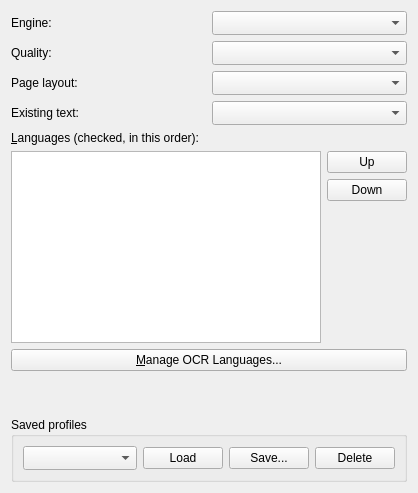
           <widget class="QWidget" name="recognitionTabContents">
            <layout class="QVBoxLayout" name="recognitionTabLayout">
             <item>
              <layout class="QGridLayout" name="recognitionGridLayout">
               <item row="0" column="0">
                <widget class="QLabel" name="engineLabel">
                 <property name="text">
                  <string>Engine:</string>
                 </property>
                 <property name="buddy">
                  <cstring>engineComboBox</cstring>
                 </property>
                </widget>
               </item>
               <item row="0" column="1">
                <widget class="QComboBox" name="engineComboBox">
                 <property name="accessibleName">
                  <string>OCR engine</string>
                 </property>
                 <property name="sizeAdjustPolicy">
                  <enum>QComboBox::AdjustToMinimumContentsLengthWithIcon</enum>
                 </property>
                 <property name="minimumContentsLength">
                  <number>8</number>
                 </property>
                </widget>
               </item>
               <item row="1" column="0">
                <widget class="QLabel" name="profileLabel">
                 <property name="text">
                  <string>Quality:</string>
                 </property>
                 <property name="buddy">
                  <cstring>profileComboBox</cstring>
                 </property>
                </widget>
               </item>
               <item row="1" column="1">
                <widget class="QComboBox" name="profileComboBox">
                 <property name="accessibleName">
                  <string>Model profile</string>
                 </property>
                 <property name="sizeAdjustPolicy">
                  <enum>QComboBox::AdjustToMinimumContentsLengthWithIcon</enum>
                 </property>
                 <property name="minimumContentsLength">
                  <number>8</number>
                 </property>
                 <property name="toolTip">
                  <string>Fast models are built-in. Quality models are larger and slower; they are not always better.</string>
                 </property>
                </widget>
               </item>
               <item row="2" column="0">
                <widget class="QLabel" name="layoutLabel">
                 <property name="text">
                  <string>Page layout:</string>
                 </property>
                 <property name="buddy">
                  <cstring>layoutComboBox</cstring>
                 </property>
                </widget>
               </item>
               <item row="2" column="1">
                <widget class="QComboBox" name="layoutComboBox">
                 <property name="accessibleName">
                  <string>Page layout</string>
                 </property>
                 <property name="sizeAdjustPolicy">
                  <enum>QComboBox::AdjustToMinimumContentsLengthWithIcon</enum>
                 </property>
                 <property name="minimumContentsLength">
                  <number>8</number>
                 </property>
                </widget>
               </item>
               <item row="3" column="0">
                <widget class="QLabel" name="existingTextLabel">
                 <property name="text">
                  <string>Existing text:</string>
                 </property>
                 <property name="buddy">
                  <cstring>existingTextPolicyComboBox</cstring>
                 </property>
                </widget>
               </item>
               <item row="3" column="1">
                <widget class="QComboBox" name="existingTextPolicyComboBox">
                 <property name="accessibleName">
                  <string>Existing text policy</string>
                 </property>
                 <property name="sizeAdjustPolicy">
                  <enum>QComboBox::AdjustToMinimumContentsLengthWithIcon</enum>
                 </property>
                 <property name="minimumContentsLength">
                  <number>8</number>
                 </property>
                </widget>
               </item>
              </layout>
             </item>
             <item>
              <widget class="QLabel" name="languagesLabel">
               <property name="text">
                <string>&amp;Languages (checked, in this order):</string>
               </property>
               <property name="buddy">
                <cstring>languagesListWidget</cstring>
               </property>
              </widget>
             </item>
             <item>
              <layout class="QHBoxLayout" name="languagesLayout">
               <item>
                <widget class="QListWidget" name="languagesListWidget">
                 <property name="accessibleName">
                  <string>Languages</string>
                 </property>
                 <property name="toolTip">
                  <string>Check the languages of the document. The order of the languages can affect the result.</string>
                 </property>
                </widget>
               </item>
               <item>
                <layout class="QVBoxLayout" name="languageButtonsLayout">
                 <item>
                  <widget class="QPushButton" name="languageUpButton">
                   <property name="text">
                    <string>Up</string>
                   </property>
                   <property name="toolTip">
                    <string>Move the language up</string>
                   </property>
                   <property name="accessibleName">
                    <string>Up</string>
                   </property>
                  </widget>
                 </item>
                 <item>
                  <widget class="QPushButton" name="languageDownButton">
                   <property name="text">
                    <string>Down</string>
                   </property>
                   <property name="toolTip">
                    <string>Move the language down</string>
                   </property>
                   <property name="accessibleName">
                    <string>Down</string>
                   </property>
                  </widget>
                 </item>
                 <item>
                  <spacer name="languageButtonsSpacer">
                   <property name="orientation">
                    <enum>Qt::Vertical</enum>
                   </property>
                   <property name="sizeHint" stdset="0">
                    <size>
                     <width>20</width>
                     <height>20</height>
                    </size>
                   </property>
                  </spacer>
                 </item>
                </layout>
               </item>
              </layout>
             </item>
             <item>
              <widget class="QPushButton" name="manageLanguagesButton">
               <property name="text">
                <string>&amp;Manage OCR Languages...</string>
               </property>
               <property name="toolTip">
                <string>Download, import and remove language models</string>
               </property>
               <property name="accessibleName">
                <string>Manage OCR Languages</string>
               </property>
              </widget>
             </item>
             <item>
              <widget class="QLabel" name="languageInfoLabel">
               <property name="text">
                <string></string>
               </property>
               <property name="wordWrap">
                <bool>true</bool>
               </property>
              </widget>
             </item>
             <item>
              <widget class="QLabel" name="policySummaryLabel">
               <property name="text">
                <string></string>
               </property>
               <property name="wordWrap">
                <bool>true</bool>
               </property>
              </widget>
             </item>
             <item>
              <widget class="QGroupBox" name="profilesGroupBox">
               <property name="title">
                <string>Saved profiles</string>
               </property>
               <layout class="QHBoxLayout" name="profilesLayout" stretch="1,0,0,0">
                <item>
                 <widget class="QComboBox" name="profilesComboBox">
                  <property name="accessibleName">
                   <string>Saved profiles</string>
                  </property>
                  <property name="sizeAdjustPolicy">
                   <enum>QComboBox::AdjustToMinimumContentsLengthWithIcon</enum>
                  </property>
                  <property name="minimumContentsLength">
                   <number>8</number>
                  </property>
                 </widget>
                </item>
                <item>
                 <widget class="QPushButton" name="loadProfileButton">
                  <property name="text">
                   <string>Load</string>
                  </property>
                  <property name="accessibleName">
                   <string>Load</string>
                  </property>
                 </widget>
                </item>
                <item>
                 <widget class="QPushButton" name="saveProfileButton">
                  <property name="text">
                   <string>Save...</string>
                  </property>
                  <property name="accessibleName">
                   <string>Save</string>
                  </property>
                 </widget>
                </item>
                <item>
                 <widget class="QPushButton" name="deleteProfileButton">
                  <property name="text">
                   <string>Delete</string>
                  </property>
                  <property name="accessibleName">
                   <string>Delete</string>
                  </property>
                 </widget>
                </item>
               </layout>
              </widget>
             </item>
            </layout>
           </widget>
